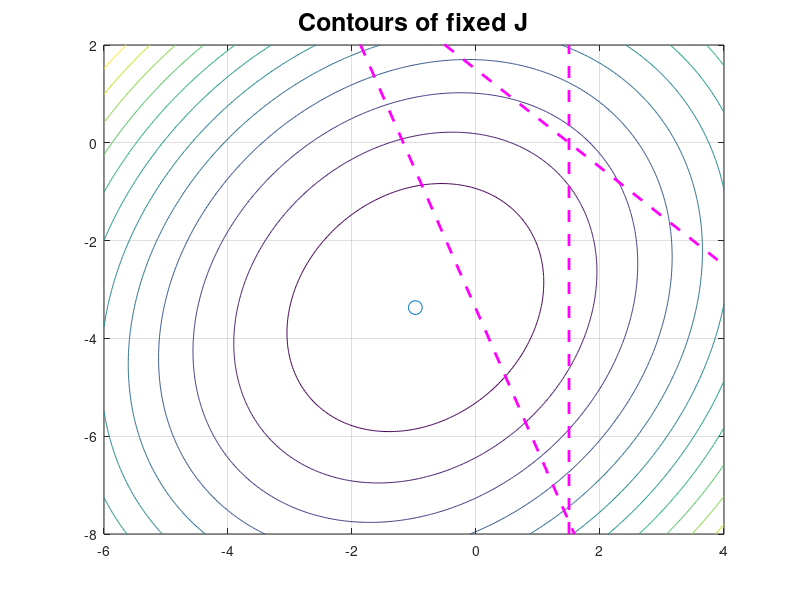

Write the MATLAB code that produced this figure.
%%% Contours for a performance index
%%%  J=x'Sx+x'b+c
b=[1 5]';
c=3;
S=[1.2 -0.2;-0.2 0.8];
x=linspace(-6,4,300);
y=x-2;
xopt=-inv(S)*b/2;

for k=1:length(x);
    for kk=1:length(y);
        z=[x(k);y(kk)];
        J(k,kk)=z'*S*z+z'*b+c;
        J2(k,kk)=(z-xopt)'*S*(z-xopt);
    end
end
figure(1); clf reset;
contour(x,y,J',12);
hold on;
plot(xopt(1),xopt(2),'o','markersize',10)
grid
title('Contours of fixed J','fontsize',18);

plot([1.5,1.5],[-8,2],'m--','linewidth',2);
plot([-6,4],[7.5,-2.5],'m--','linewidth',2);
plot([-6,4],[14,-15],'m--','linewidth',2);


%figure(2)
%mesh(x,y,J');